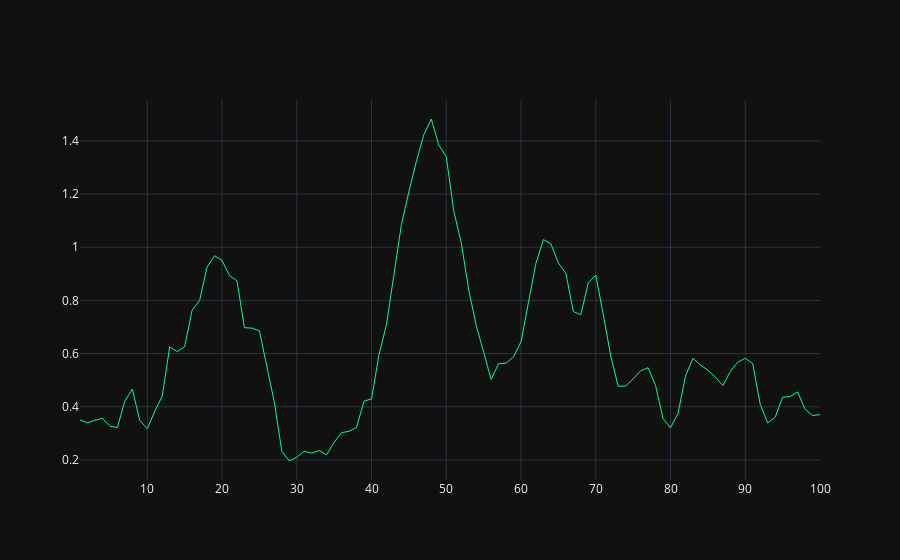

Notebook code cell kept with this figure:
### Code cell
windows_distance_euclidienne = distance_euclidienne.iloc[100:200]
index_num = np.arange(1, len(windows_distance_euclidienne) + 1)
fig = go.Figure(data=[go.Scatter(
    x=index_num, 
    y=windows_distance_euclidienne,
    mode='lines',
    name='distance_euclidienne',
    line=dict(color='#00ff88', width=1)
)])
fig.show()
